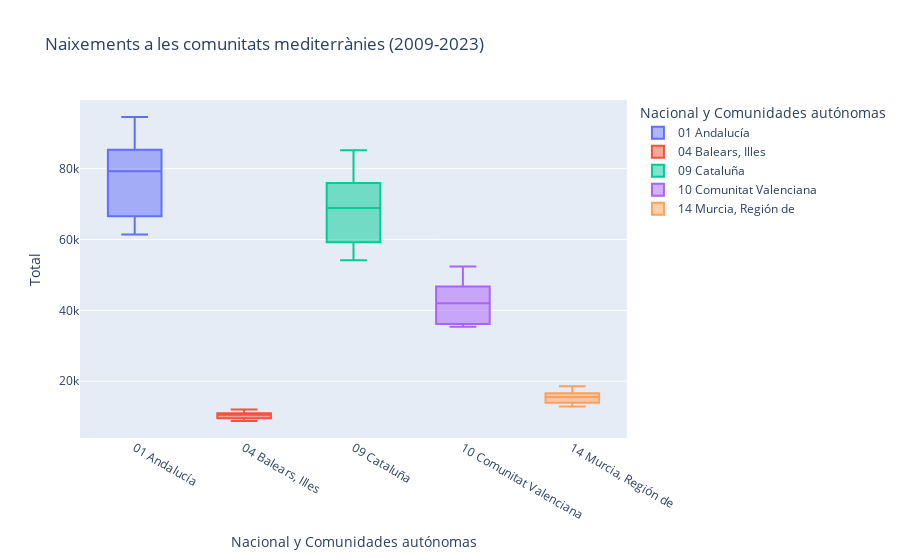

Notebook cell for this chart:
### Code cell
mediterraneo = data[(data['Edad de la madre'].notna()) 
                    & (data['Periodo'].between(2009,2023)) 
                    & (data['Edad de la madre'] == 'Todas las edades') 
                    & (data['Orden del nacido vivo']== 'Todos')].copy()
mediterraneo = mediterraneo[mediterraneo['Nacional y Comunidades autónomas'].isin(comunidades_mediterraneas)]
mediterraneo = mediterraneo.groupby(['Periodo','Nacional y Comunidades autónomas'])['Total'].sum().reset_index()
px.box(mediterraneo, x="Nacional y Comunidades autónomas", y ="Total", color="Nacional y Comunidades autónomas",title='Naixements a les comunitats mediterrànies (2009-2023)')

### Figure 1 — Plotly figure (JSON) as saved in the notebook; plotly's stock layout.template omitted (floating-point values rounded to 4 significant figures)
{"data": [{"alignmentgroup": "True", "hovertemplate": "Nacional y Comunidades autónomas=%{x}<br>Total=%{y}<extra></extra>", "legendgroup": "01 Andalucía", "marker": {"color": "#636efa"}, "name": "01 Andalucía", "notched": false, "offsetgroup": "01 Andalucía", "orientation": "v", "showlegend": true, "type": "box", "x": ["01 Andalucía", "01 Andalucía", "01 Andalucía", "01 Andalucía", "01 Andalucía", "01 Andalucía", "01 Andalucía", "01 Andalucía", "01 Andalucía", "01 Andalucía", "01 Andalucía", "01 Andalucía", "01 Andalucía", "01 Andalucía", "01 Andalucía"], "x0": " ", "xaxis": "x", "y": [94616, 92201, 89552, 86375, 81470, 82195, 80633, 79263, 74684, 71029, 69397, 65522, 65650, 62967, 61397], "y0": " ", "yaxis": "y"}, {"alignmentgroup": "True", "hovertemplate": "Nacional y Comunidades autónomas=%{x}<br>Total=%{y}<extra></extra>", "legendgroup": "04 Balears, Illes", "marker": {"color": "#EF553B"}, "name": "04 Balears, Illes", "notched": false, "offsetgroup": "04 Balears, Illes", "orientation": "v", "showlegend": true, "type": "box", "x": ["04 Balears, Illes", "04 Balears, Illes", "04 Balears, Illes", "04 Balears, Illes", "04 Balears, Illes", "04 Balears, Illes", "04 Balears, Illes", "04 Balears, Illes", "04 Balears, Illes", "04 Balears, Illes", "04 Balears, Illes", "04 Balears, Illes", "04 Balears, Illes", "04 Balears, Illes", "04 Balears, Illes"], "x0": " ", "xaxis": "x", "y": [12044, 11967, 11265, 11002, 10532, 10673, 10597, 10616, 10288, 10285, 9681, 9455, 9520, 9079, 8738], "y0": " ", "yaxis": "y"}, {"alignmentgroup": "True", "hovertemplate": "Nacional y Comunidades autónomas=%{x}<br>Total=%{y}<extra></extra>", "legendgroup": "09 Cataluña", "marker": {"color": "#00cc96"}, "name": "09 Cataluña", "notched": false, "offsetgroup": "09 Cataluña", "orientation": "v", "showlegend": true, "type": "box", "x": ["09 Cataluña", "09 Cataluña", "09 Cataluña", "09 Cataluña", "09 Cataluña", "09 Cataluña", "09 Cataluña", "09 Cataluña", "09 Cataluña", "09 Cataluña", "09 Cataluña", "09 Cataluña", "09 Cataluña", "09 Cataluña", "09 Cataluña"], "x0": " ", "xaxis": "x", "y": [85204, 84368, 81247, 77438, 71591, 71589, 70450, 68908, 66803, 63566, 61548, 58464, 57634, 56344, 54174], "y0": " ", "yaxis": "y"}, {"alignmentgroup": "True", "hovertemplate": "Nacional y Comunidades autónomas=%{x}<br>Total=%{y}<extra></extra>", "legendgroup": "10 Comunitat Valenciana", "marker": {"color": "#ab63fa"}, "name": "10 Comunitat Valenciana", "notched": false, "offsetgroup": "10 Comunitat Valenciana", "orientation": "v", "showlegend": true, "type": "box", "x": ["10 Comunitat Valenciana", "10 Comunitat Valenciana", "10 Comunitat Valenciana", "10 Comunitat Valenciana", "10 Comunitat Valenciana", "10 Comunitat Valenciana", "10 Comunitat Valenciana", "10 Comunitat Valenciana", "10 Comunitat Valenciana", "10 Comunitat Valenciana", "10 Comunitat Valenciana", "10 Comunitat Valenciana", "10 Comunitat Valenciana", "10 Comunitat Valenciana", "10 Comunitat Valenciana"], "x0": " ", "xaxis": "x", "y": [52389, 51684, 49446, 47574, 44185, 44343, 43450, 41997, 40318, 38018, 37324, 35761, 35677, 35604, 35378], "y0": " ", "yaxis": "y"}, {"alignmentgroup": "True", "hovertemplate": "Nacional y Comunidades autónomas=%{x}<br>Total=%{y}<extra></extra>", "legendgroup": "14 Murcia, Región de", "marker": {"color": "#FFA15A"}, "name": "14 Murcia, Región de", "notched": false, "offsetgroup": "14 Murcia, Región de", "orientation": "v", "showlegend": true, "type": "box", "x": ["14 Murcia, Región de", "14 Murcia, Región de", "14 Murcia, Región de", "14 Murcia, Región de", "14 Murcia, Región de", "14 Murcia, Región de", "14 Murcia, Región de", "14 Murcia, Región de", "14 Murcia, Región de", "14 Murcia, Región de", "14 Murcia, Región de", "14 Murcia, Región de", "14 Murcia, Región de", "14 Murcia, Región de", "14 Murcia, Región de"], "x0": " ", "xaxis": "x", "y": [18571, 18039, 17408, 16682, 16105, 16308, 15976, 15528, 15088, 14675, 14264, 13706, 13815, 13387, 12860], "y0": " ", "yaxis": "y"}], "layout": {"boxmode": "overlay", "legend": {"title": {"text": "Nacional y Comunidades autónomas"}, "tracegroupgap": 0}, "title": {"text": "Naixements a les comunitats mediterrànies (2009-2023)"}, "xaxis": {"anchor": "y", "categoryarray": ["01 Andalucía", "04 Balears, Illes", "09 Cataluña", "10 Comunitat Valenciana", "14 Murcia, Región de"], "categoryorder": "array", "domain": [0, 1], "title": {"text": "Nacional y Comunidades autónomas"}}, "yaxis": {"anchor": "x", "domain": [0, 1], "title": {"text": "Total"}}}}
